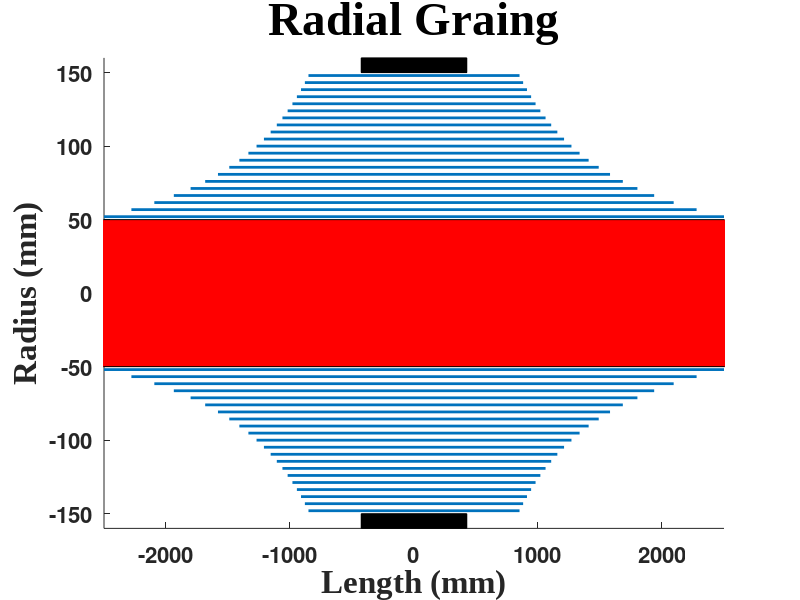
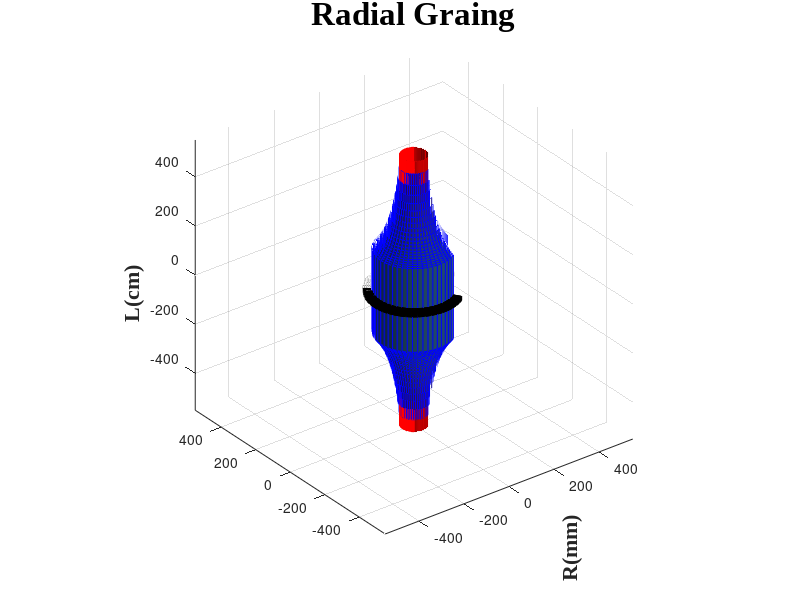

The MATLAB source for these figures, in order:
clc
close all
clear all
%%
% Declareing Given Variables 
Voltage = 275000;
Inner_diameter = 100; 
Outer_diameter = 300;
First_foil_length = 5000;
N = 21;
Foil_Thickness = 0.1;
First_Gap = 2;
Last_Gap  = 2;

%%
% Defining new variables
Del_Voltage = Voltage/N-1; %Voltage between each foil
Del_Radius = ((Outer_diameter- Inner_diameter)-2*(First_Gap+Last_Gap))/(2*(N-1)); % Spacing between each foil
%Initialise vectors (22 for 3D plotting)
L = zeros(1,N+1); 
Radius = zeros(1,N+1);

%%
% Calculation
L(1)=First_foil_length; %The forst foil is 5000mm and connected to the conductor, no capacitance between conductor and this foil
r0 = Inner_diameter/2; %Radius of the conductor
Radius(1)= Inner_diameter/2  + First_Gap; % Radial position of first foil = 52mm

%Calculate the radial positions of all foils
for i=2:N
    Radius(i)=Radius(i-1) + Del_Radius;
end

% Refer to Section 2.2 for an explanation of this assumption
L(2)= log(Radius(2)/Radius(1))* L(1) / log(Radius(1)/(Radius(1)-Del_Radius)) ;

%Follow the iterative formula
for i=3:N     
    L(i)= log(Radius(i-1)/Radius(i))* L(i-1) / log(Radius(i-2)/Radius(i-1));
end

%For plotting - add the outer shell
L(N+1)=L(N)-.5*L(N);
Radius(N+1)=Radius(N)+ Last_Gap;

%%
% Ploting
x=zeros(1,2*(N+1));
y=x;
j=1;
for i=1:2:2*(N+1)
    x(i)=L(j)/2;
    x(i+1)=-L(j)/2;
    y(i)=Radius(j);
    y(i+1)=Radius(j);
    j=j+1;
end
y2=-y;

% 2D Plot
figure
axes('FontSize',16,'fontWeight','bold')
rect_H = rectangle('Position', [-1.1.*x(1),- r0, 2.2*x(1), 2*r0]); 
set(rect_H, 'FaceColor', 'r') 

for i=1:2:2*(N)
    hold on
    line(x(i:i+1), y(i:i+1), 'LineWidth',2)
    line(x(i:i+1), y2(i:i+1),'LineWidth',2)
    %axis equal
end
rect_H = rectangle('Position', [-L(N+1)/2,Outer_diameter/2, L(N+1), 10]); 
set(rect_H, 'FaceColor',[0, 0, 0])
rect_H = rectangle('Position', [-L(N+1)/2,-10-Outer_diameter/2, L(N+1), 10]); 
set(rect_H, 'FaceColor',[0, 0, 0]);
title('Radial Graing','FontName','Times New Roman','FontSize',34,'fontWeight','bold');
xlabel('Length (mm)','FontName','Times New Roman','FontSize',24,'fontWeight','bold')
ylabel('Radius (mm)','FontName','Times New Roman','FontSize',24,'fontWeight','bold')
xlim([x(2) x(1)]);ylim([y2(end)-10 y(end)+10])


% 3D Plot
K=50; scl=.1; % Z direction scalling value for plotting
p= 6*N/3+1; %adjusting the Cut in the 3D shap
figure
axes('FontSize',16,'fontWeight','bold');
R=[r0 r0];
[X,Y,Z] = cylinder(R,5*K);
Z(2, :) =( L(1)+ .1*L(1))*scl;
Z(1, :) = - Z(2, :);
surf(X,Y,Z, 'FaceColor',[1,0,0],'EdgeColor', [1,0,0]);
for i=1:N
    hold on
    R=[Radius(i) Radius(i)];
    [X,Y,Z] = cylinder(R,K);
    Z(2,:)= L(i);
    Z(1,:)= -L(i);
    X = X(:,1:p);
    Y = Y(:,1:p);
    Z = Z(:,1:p)*scl;
    testsubject = surf(X,Y,Z); 
    set(testsubject,'FaceAlpha',0.8,'EdgeColor','b')
    axis equal
end
Ground=Radius(N+1)-1;
for i=1:30
    R=[Ground+i Ground+i];
    [X,Y,Z] = cylinder(R,K);
    Z(2, :) = L(N+1)*scl;
    Z(1, :) = - Z(2, :);
    X = X(:,1:p);
    Y = Y(:,1:p);
    Z = Z(:,1:p)*scl;
    surf(X,Y,Z, 'FaceColor', [0,0,0],'EdgeColor',[0, 0, 0]);
end
camlight
lighting gouraud
title('Radial Graing','FontName','Times New Roman','FontSize',24,'fontWeight','bold');
xlabel('R(mm)','FontName','Times New Roman','FontSize',16,'fontWeight','bold','Rotation',90,'HorizontalAlignment','right')
zlabel('L(cm)','FontName','Times New Roman','FontSize',16,'fontWeight','bold','HorizontalAlignment','right')

% Saving results to file
FID = fopen('RadialVals21.tex', 'w');
fprintf(FID, '\\begin{table}[!htb]\n');
fprintf(FID, '\\caption{Radial Grading Calculations Results}\n');
fprintf(FID, '\\label{table:radialvals}\n');
fprintf(FID, '\\begin{center}\n');
fprintf(FID, '\\begin{tabular}{cc}\n');
fprintf(FID, '\\toprule\n');
fprintf(FID, '\\textbf{Radius(mm)} & \\textbf{Length(mm)} \\\\ \\toprule\n');
for i=1:N+1
    fprintf(FID, '%4.2f & %4.2f \\\\\n', Radius(i), L(i));
end 
fprintf(FID, '\\bottomrule\n');
fprintf(FID, '\\end{tabular}\n');
fprintf(FID, '\\end{center}\n');
fprintf(FID, '\\end{table}\n');
fclose(FID);



